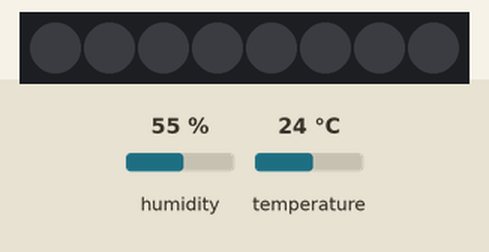
Simulated run of this program. Board: Raspberry Pi (BCM pin numbers) with a Blinkt!. Parts: 8 RGB LEDs in strip order, left to right. The inputs (shaded band) are chosen by the test bench; at power-on: humidity 55 %, temperature 24 °C. Dim RGB values are drawn brighter than linear; the interpreter's speed is modelled, so counts of loop turns are approximate; the clock reads 2024-03-15 10:24:30 at power-on unless the program sets it; what the program prints to the terminal is not drawn.

Above: at 1.3 s.
At 3.57 s:
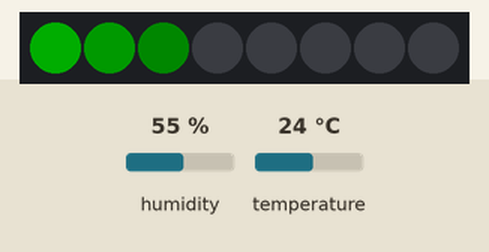
At 5.21 s:
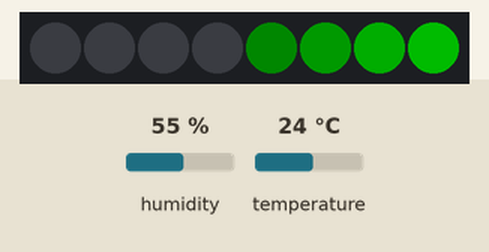
At 9.14 s:
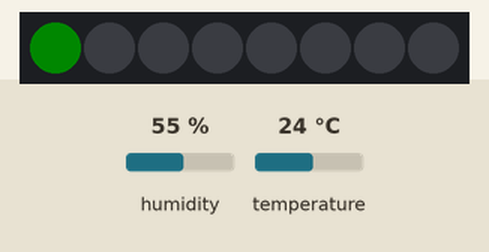
At 13.08 s:
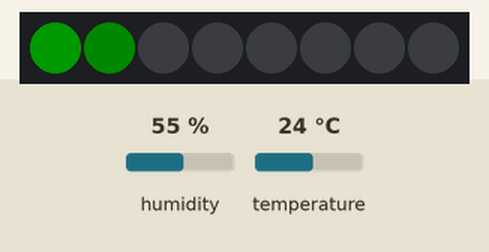
At 17.01 s:
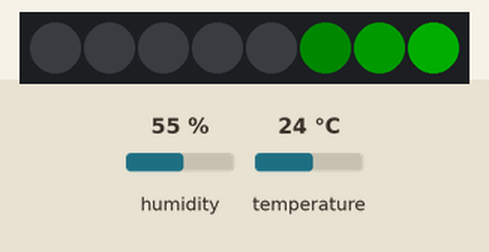
Timing chart, 0 to 40.0 s (numbered marks = the images above):
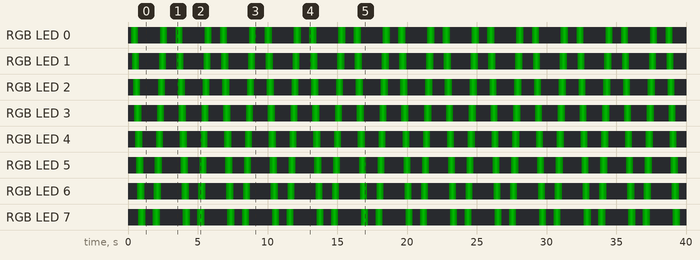

The program:

blinker.py
```python
from random import randint
from time import time, sleep

from blinkt import set_pixel, show
from dht11 import DHT11
from RPi import GPIO

phase_schema = [0.02, 0.05, 0.1, 0.2, 0.3, 0.2, 0.1, 0.05, 0.02]
phase_num = 33 + 10
led_num = 8
led_color = [255, 0, 0]
temp_phases = [
    (0, 0, 255),
    (0, 127, 255),
    (0, 255, 127),
    (0, 255, 0),
    (127, 255, 0),
    (255, 255, 0),
    (255, 127, 0),
    (255, 0, 0),
]
temp_range = (18, 30)
temp_step = (temp_range[1] - temp_range[0]) / len(temp_phases)


GPIO.setmode(GPIO.BCM)
dht11 = DHT11(pin=17)

phase_full = [0] * led_num + phase_schema + [0] * led_num
phase_len = len(phase_full)
phase_half = int(phase_num / 2)

last_check = 0
last_temp = temp_range[0]
current_color = (0, 0, 0)


def get_temperature():
    retries = 0
    while True:
        ret = dht11.read()
        if ret.is_valid():
            return ret.temperature

        if retries > 2:
            return
        retries += 1


while True:
    if time() - last_check > 60:
        last_check = time()
        temp = get_temperature()
        print("Read new temperature: %s" % (temp))
        if temp:
            for i, temp_phase in enumerate(temp_phases):
                if temp > temp_range[0] + i * temp_step:
                    current_color = temp_phase
                    print("Found new color %s, temperature threshold: %s" % (current_color, temp_range[0] + i * temp_step))
            last_temp = temp

    for phase in range(0, phase_num):
        if phase < phase_half:
            phase_end = phase_len - phase
            phase_start = phase_end - led_num
        else:
            phase_start = phase - phase_half
            phase_end = phase_start + led_num

        for led, brightness in enumerate(phase_full[phase_start:phase_end]):
            set_pixel(led, *current_color, brightness=brightness)

        show()
        sleep(0.001 + max(0, temp_range[1] - last_temp)**2 * 0.002)
```

Measured:
- by itself, RGB LED 3: repeats every 1.6 s: RGB(0, 25, 0) 0.07 s, RGB(0, 50, 0) 0.07 s, RGB(0, 75, 0) 0.07 s, RGB(0, 50, 0) 0.07 s, RGB(0, 25, 0) 0.07 s, RGB(0, 9, 0) 0.07 s, off 1.1 s, RGB(0, 9, 0) 0.07 s
- by itself, everything shown: repeats every 16.0 s, in 150 steps
- what the display in image 0 shows lasts 0.5 s, from 1.3 s to 1.8 s
